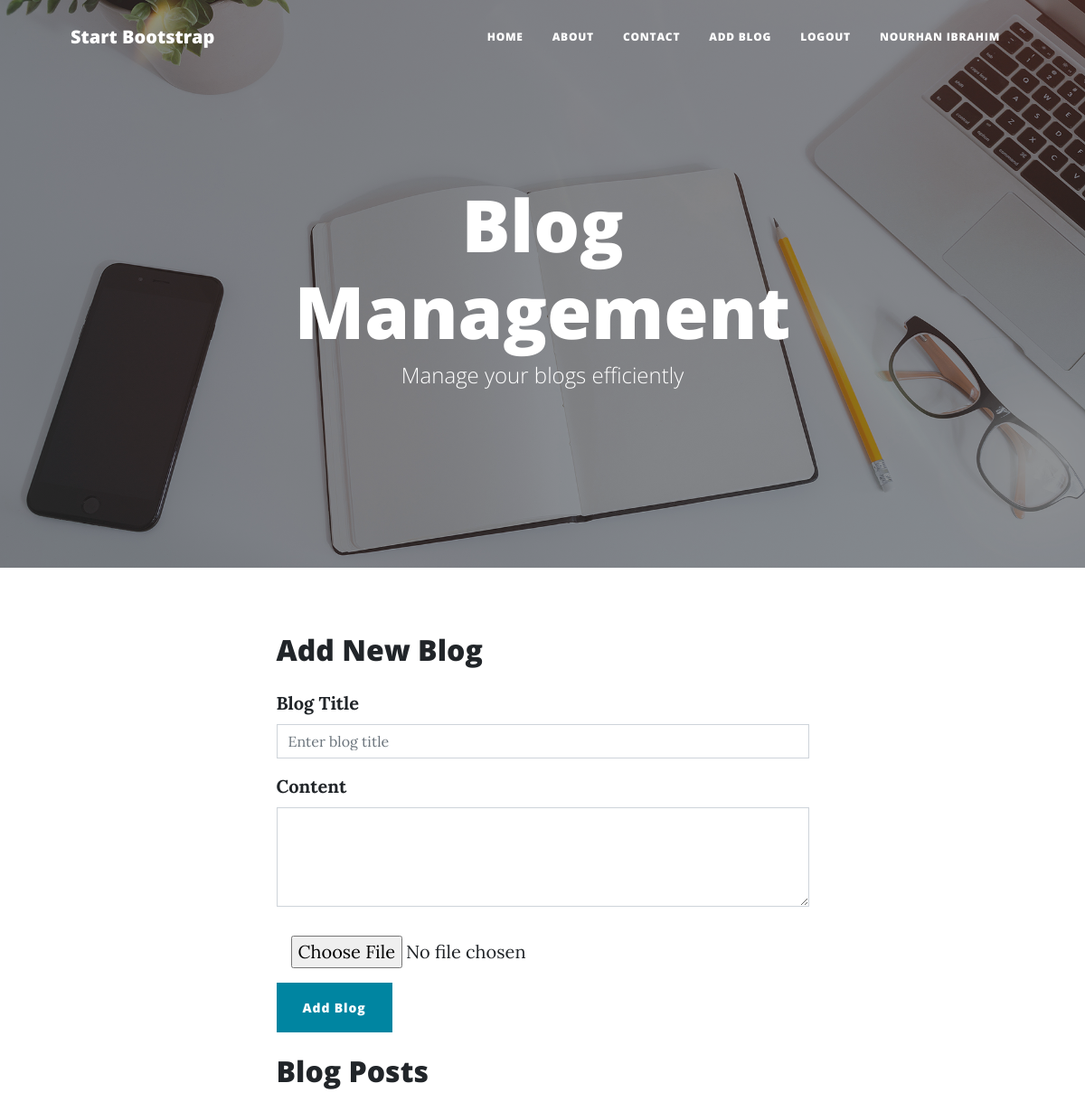
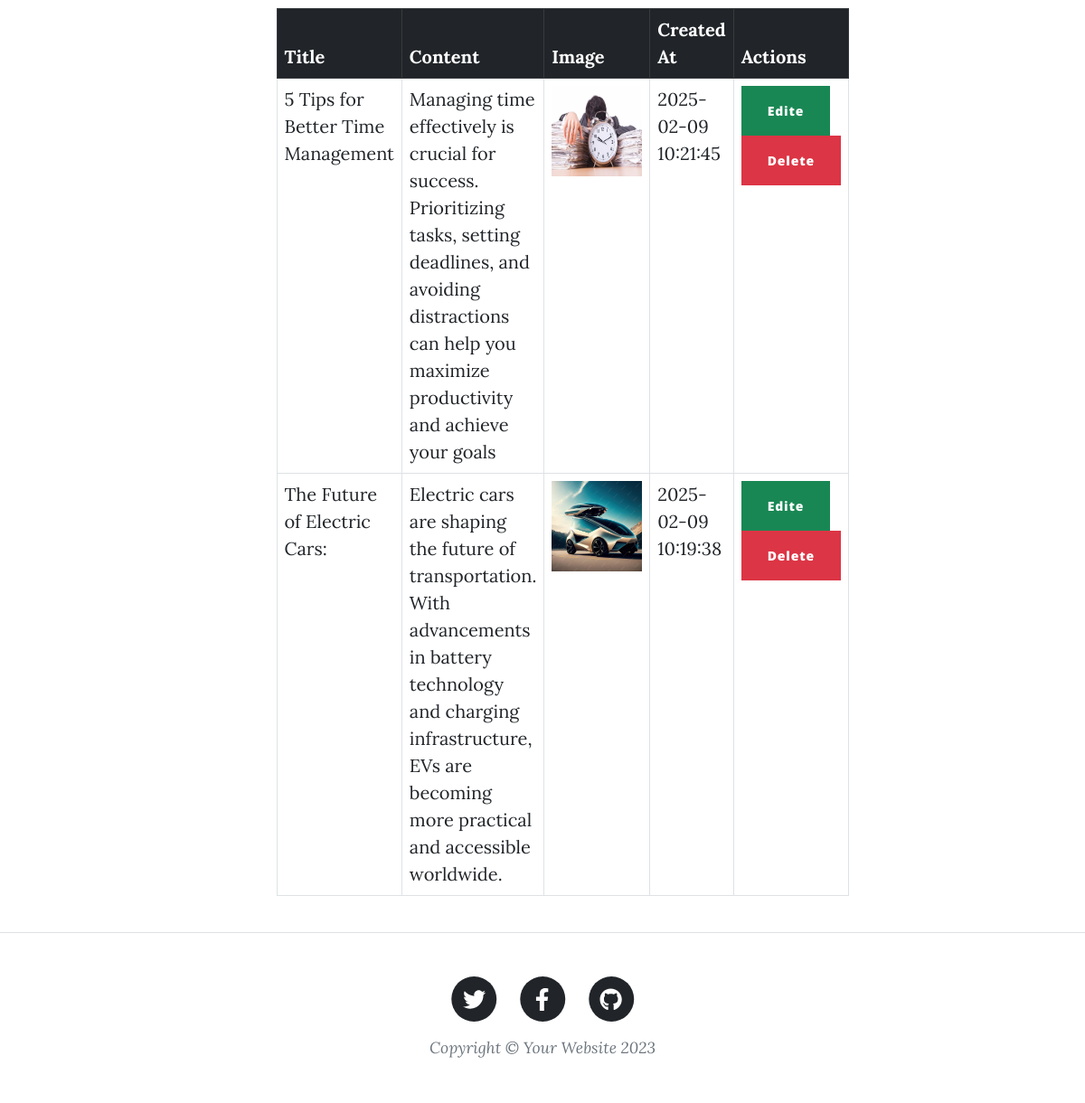
Screenshot of /index.php?page=add-blog (signed in) with the database file from the repository (2 pictures, top to bottom).
### tables this page shows
CREATE TABLE `posts` (
  `id` int(11) NOT NULL,
  `title` varchar(255) DEFAULT NULL,
  `content` text DEFAULT NULL,
  `image` text DEFAULT NULL,
  `created_at` timestamp NOT NULL DEFAULT current_timestamp() ON UPDATE current_timestamp(),
  `user_id` int(11) DEFAULT NULL
);

### view/blog/add-blog.php (the view, shortened to what this page needs)
<header class="masthead" style="background-image: url('assets/img/home-bg.jpg')">
    <div class="container position-relative px-4 px-lg-5">
        <div class="row gx-4 gx-lg-5 justify-content-center">
            <div class="col-md-10 col-lg-8 col-xl-7">
                <div class="site-heading">
                    <h1>Blog Management</h1>
                    <span class="subheading">Manage your blogs efficiently</span>
                </div>
            </div>
        </div>
    </div>
</header>
<div class="container px-4 px-lg-5 my-4">
    <div class="row gx-4 gx-lg-5 justify-content-center">
        <div class="col-md-10 col-lg-8 col-xl-7">
            <h2 class="my-4">Add New Blog</h2>
            <form action="./index.php?page=store-blog&id=<?= isset($blogUpdate['id']) ? $blogUpdate['id'] : ''?>" method="POST" enctype="multipart/form-data">
                <div class="mb-3">
                    <label for="blogTitle" class="form-label"><strong>Blog Title</strong></label>
                    <input type="text" class="form-control" id="blogTitle" name="title" value="<?= isset($blogUpdate['title']) ? $blogUpdate['title'] : ""?>" placeholder="Enter blog title">
                </div>
                <div class="mb-3">
                    <label for="blogContent" class="form-label"><strong>Content</strong></label>
                    <textarea class="form-control" id="blogContent" name="content" rows="4" placeholder="Enter blog content">
                    <?= isset($blogUpdate['content']) ? $blogUpdate['content'] : "" ?>
                    </textarea>
                </div>
                <div>
                    <input type="file" name="image" class="m-3">
                </div>
                <?php
                if (isset($_GET['id'])):
                ?>
                <button type="submit" class="btn btn-primary">Update Blog</button>
                <?php
                else:
                ?>
                <button type="submit" class="btn btn-primary">Add Blog</button>
                <?php
                endif;
                ?>
            </form>
            <h2 class="my-4">Blog Posts</h2>
            <table class="table table-bordered table-hover">
                <thead class="table-dark">
                    <tr>
                        <th style="width: 25%;">Title</th>
                        <th style="width: 25%;">Content</th>
                        <th style="width: 25%;">Image</th>
                        <th style="width: 40%;">Created At</th>
                        <th style="width: 40%;">Actions</th>
                    </tr>
                </thead>
                <tbody>
                    <?php
                    $user_id = $_SESSION['user_id'];
                    $sql = "SELECT * FROM `posts` WHERE user_id = $user_id ORDER BY created_at DESC";
                    $res = mysqli_query($conn, $sql);
                    while ($row = mysqli_fetch_assoc($res)){
                        echo "<tr>";
                        echo "<td>" . $row['title'] . "</td>";
                        echo "<td>" . $row['content'] . "</td>";
                        echo "<td> <img width='100' height='100' src='" . $row['image'] . "' /></td>";
                        echo "<td>" . $row['created_at'] . "</td>";
                        echo "<td>";
                         if ($row['user_id'] == $_SESSION['user_id']) {
                        echo "<a href='./index.php?page=add-blog&id=" . $row['id'] . "' class='btn btn-success''>Edite</a>";
                        echo "<a href='./index.php?page=delete-blog&id=" . $row['id'] . "' class='btn btn-danger'>Delete</a>";
                         }
                        echo "</td>";
                        echo "</tr>";
                    }
                    ?>
                </tbody>
            </table>
        </div>
    </div>
</div>

### rows the page displays
posts: title "5 Tips for Better Time Management", content "Managing time effectively is crucial for success. Prioritizing tasks, setting deadlines, and avoiding distractions can help you maximize productivity and achieve your goals", image (picture), created_at "2025-02-09 10:21:45"
posts: title "The Future of Electric Cars:", content "Electric cars are shaping the future of transportation. With advancements in battery technology and charging infrastructure, EVs are becoming more practical and accessible worldwide.", image (picture), created_at "2025-02-09 10:19:38"

### other values shown
$_SESSION['username'] "NOURHAN IBRAHIM"
